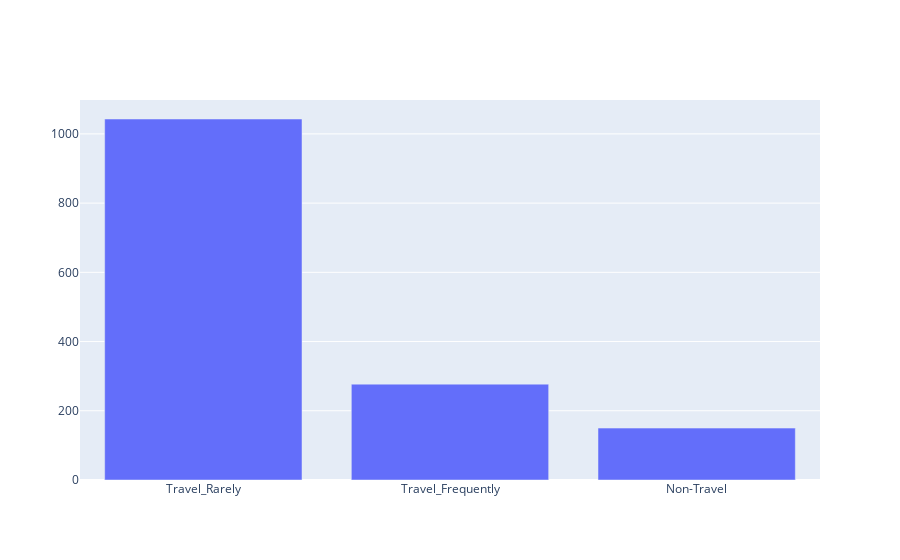

The cell this chart's notebook holds for it:
### Markdown cell above
**The data is imbalanced**

### Code cell
plot_cat(df.BusinessTravel.name)

### Figure 1 — Plotly figure (JSON) as saved in the notebook; plotly's stock layout.template omitted (floating-point values rounded to 4 significant figures)
{"data": [{"type": "bar", "x": ["Travel_Rarely", "Travel_Frequently", "Non-Travel"], "y": [1043, 277, 150]}], "layout": {}}
